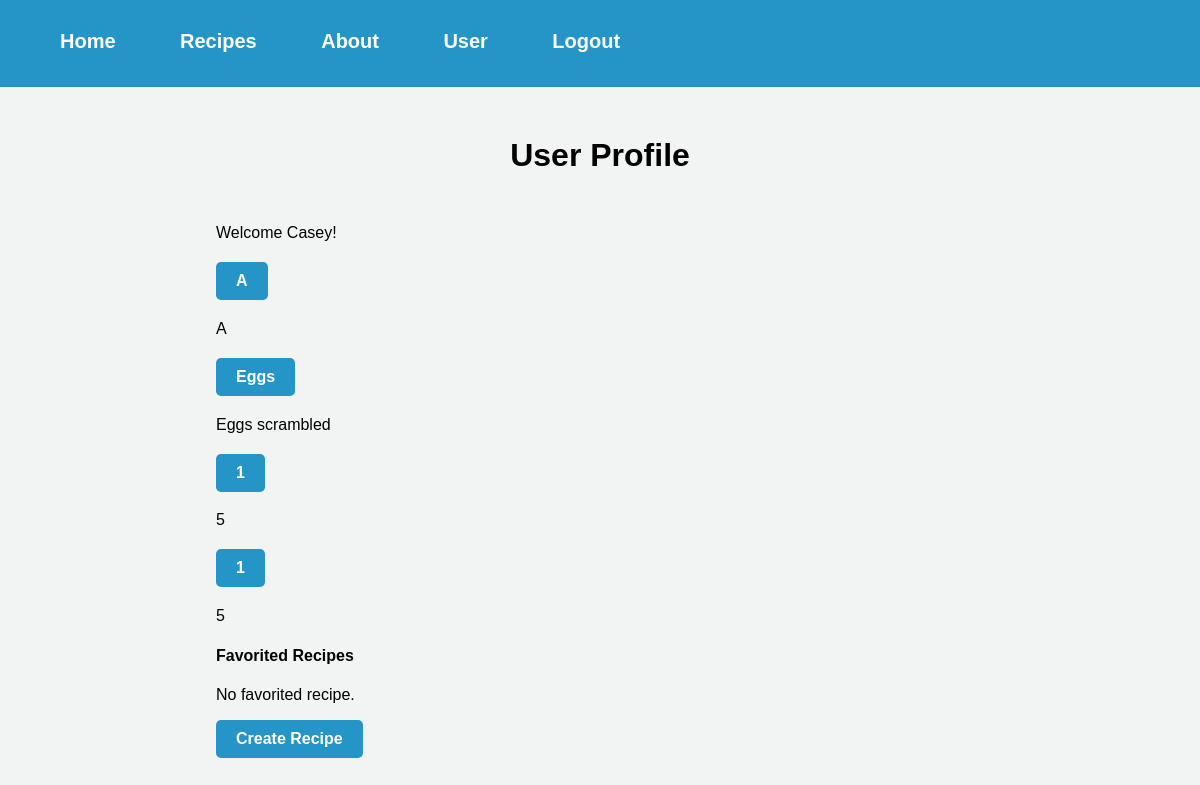
Page /user (signed in) on the committed database.
### website/models.py (models this page shows)
class User(db.Model, UserMixin):
    id = db.Column(db.Integer, primary_key=True)
    email = db.Column(db.String(150), unique=True)
    password = db.Column(db.String(150))
    first_name = db.Column(db.String(150))
    recipes = db.relationship('Recipe', backref='user', lazy=True)

class Recipe(db.Model):
    id = db.Column(db.Integer, primary_key=True)
    user_id = db.Column(db.Integer, db.ForeignKey('user.id'), nullable=False)
    title = db.Column(db.String(128), nullable=False)
    description = db.Column(db.String(512), nullable=False)
    servings = db.Column(db.Integer, nullable=False)  # add this line
    prep_time = db.Column(db.Integer, nullable=False)
    cook_time = db.Column(db.Integer, nullable=False)
    ingredients = db.relationship('Ingredient', backref='recipe', lazy=True)
    instructions = db.relationship('Instruction', backref='recipe', lazy=True)

### website/views.py (the view)
@views.route('/user', methods=['GET', 'POST'])
@login_required
def user():
    user = current_user
    user_recipes = Recipe.query.filter_by(user_id=user.id).all()
    return render_template("user.html", user=user, user_recipes=user_recipes)

### website/__init__.py (called while the page is built)
def create_app():
    app = Flask(__name__)
    app.config['SECRET_KEY'] = 'hjshjhdjah kjshkjdhjs'
    app.config['SQLALCHEMY_DATABASE_URI'] = f'sqlite:///{DB_NAME}'
    db.init_app(app)
    from .views import views
    from .auth import auth
    app.register_blueprint(views, url_prefix='/')
    app.register_blueprint(auth, url_prefix='/')
    from .models import User
    with app.app_context():
        db.create_all()
    login_manager = LoginManager()
    login_manager.login_view = 'auth.login'
    login_manager.init_app(app)
    @login_manager.user_loader
    def load_user(id):
        return User.query.get(int(id))
    return app

### website/templates/user.html (shortened to what this page needs)
{% extends "base.html" %}
{% block content%}
<link rel="stylesheet" type="text/css" href="{{ url_for('static', filename='user.css') }}">
<h1 align="center">User Profile</h1>
<div class="container mt-4">
    <div class="row">
        <div class="col-md-8">
            <p>Welcome {{ user.first_name }}!</p>
            {% for recipe in user_recipes %}
            <h2><a href="{{ url_for('views.recipe', recipe_id=recipe.id) }}">{{ recipe.title }}</a></h2>
            <p>{{ recipe.description }}</p>
            {% endfor %}
            <h4>Favorited Recipes</h4>
            {% if user.favorites %}
            <ul>
                {% for recipe in user.favorites %}
                <li>{{ recipe.name }}</li>
                {% endfor %}
            </ul>
            {% else %}
            <p>No favorited recipe.</p>
            {% endif %}
        </div>
        <div class="col-md-4">
            <a href="/createRecipe">Create Recipe</a>
        </div>
    </div>
</div>
{% endblock %}

### website/templates/base.html (shortened to what this page needs)
<!DOCTYPE html>
<html>
  <head>
  </head>
  <body>
    <nav class="topnav">
      <div class="topnav">
          {% if user.is_authenticated %}
          <a class="topnav" id="home" href="/">Home</a>
          <a class="topnav" id="recipes" href="/recipes">Recipes</a>
          <a class="topnav" id="about" href="/about">About</a>
          <a class="topnav" id="user" href="/user">User</a>
          <a class="topnav" id="logout" href="/logout">Logout</a>
          {% else %}
          <a class="topnav" id="login" href="/login">Login</a>
          <a class="topnav" id="signUp" href="/sign-up">Sign Up</a>
          {% endif %}
      </div>
    </nav>
    <div class="container">{% block content %} {% endblock %}</div>
  </body>
</html>

### website/static/user.css (style rules this page uses)
body { background-color: #F2F4F4; font-family: Arial, sans-serif; margin: 0; padding: 0; }
a { background-color: #2595C7; border-radius: 5px; color: white; display: inline-block; font-size: 16px; font-weight: bold; padding: 10px 20px; text-align: center; text-decoration: none; transition: background-color 0.3s ease-in-out; }
.topnav { background-color: #2595C7; overflow: hidden; padding: 10px 20px; }
.topnav a { color: #FFFFFF; font-size: 20px; text-decoration: none; margin-right: 20px; }
.container { margin: 50px auto; width: 80%; }

### rows in the picture
User: first_name "Casey"
Recipe: title "A", description "A"
Recipe: title "Eggs", description "Eggs scrambled"
Recipe: title "1", description "5"
Recipe: title "1", description "5"
